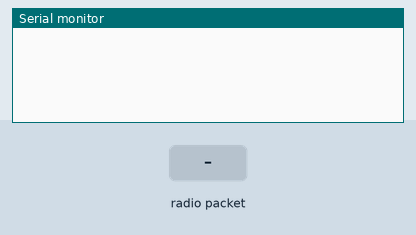
Simulated run of this sketch. Board: Arduino Uno, built with avr-gcc and run on an emulated ATmega328P. On the bench: the last lines printed to the serial monitor. The inputs (shaded band) are chosen by the test bench. No radio packets arrive unless stated.

Above: at 1.2 s.
1.3 s: radio packet "FWD://" arrives
At 2.1 s:
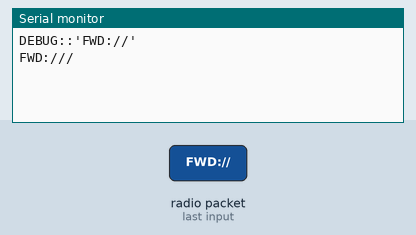
2.9 s: radio packet "1" arrives
At 3.4 s:
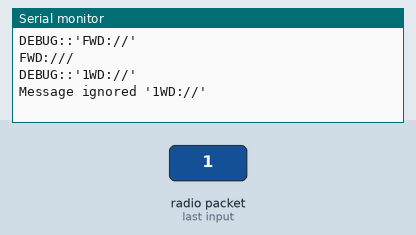

Measured:
- after the input at 1.3 s, the serial monitor: prints a new line after 0.10 s (image 1)
- after the input at 2.9 s, the serial monitor: prints a new line after 0.10 s (image 2)

The sketch:

radio_repeater.ino
```cpp
/*
  433 MHz RF Module Receiver Demonstration 1
  RF-Rcv-Demo-1.ino
  Demonstrates 433 MHz RF Receiver Module
  Use with Transmitter Demonstration 1

  DroneBot Workshop 2018
  https://dronebotworkshop.com
*/

// Include RadioHead Amplitude Shift Keying Library
#include <RH_ASK.h>
// Include dependant SPI Library
#include <SPI.h>

// Create Amplitude Shift Keying Object
RH_ASK rf_driver;

unsigned long timer = 0;

void setup()
{
    // Initialize ASK Object
    rf_driver.init();
    // Setup Serial Monitor
    Serial.begin(9600);
}

void loop()
{
    // Set buffer to size of expected message
    uint8_t buf[44];
    uint8_t buflen = sizeof(buf);
    // Check if received packet is correct size
    if (rf_driver.recv(buf, &buflen))
    {

      // Message received with valid checksum
      char string[150];
      sprintf(string, "%s", (char*)buf);

      Serial.print("DEBUG::'");
      Serial.print(string);
      Serial.println("'");

      String inputString=string;
      if (inputString.indexOf("FWD://") >= 0) {
          inputString = inputString.substring(6,inputString.length() - 1);
          Serial.print("FWD://");
          Serial.println(inputString);
      } else {
        Serial.print("Message ignored '");
        Serial.print(inputString);
        Serial.println("'");
      }

    }
    if (timer == 0) {
      timer=millis();
    }
    if (millis()-timer > 10000) {
      Serial.println("RECIEVER;C=PING");
      timer=millis();
    }
    delay(200);
}
```
